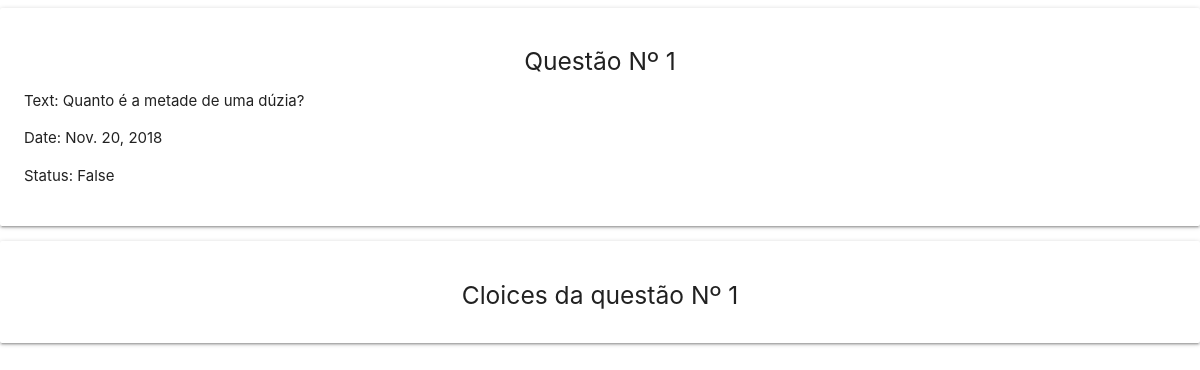
The page //question/1/ on the database its author committed.
### pools/models.py (models this page shows, shortened)
class Question(models.Model):
    quest_text = models.CharField(max_length=255)
    closed = models.BooleanField()
    pub_date = models.DateField()

### pools/views.py (the view)
# urls.py: path('/question/<int:question_id>/', views.exibir_question, name = 'question'),
def exibir_question(request, question_id):
    question = Question.objects.get(id = question_id)
    choices = Choice.objects.filter(question__id = question_id)
    return render(request,
                   'question.html',
                  {'question' : question,
                   'choices' : choices})

### pools/templates/question.html (shortened to what this page needs)
<!DOCTYPE html>
<html lang="en">
<head>
    <link rel="stylesheet" href="https://cdnjs.cloudflare.com/ajax/libs/materialize/1.0.0/css/materialize.min.css">
</head>
<body>
    <div class="col s12 m8">
        <div class="card-panel">
            <center>
                <h5>Questão Nº {{ question.id }}</h5>
            </center>
            <p> Text: {{ question.quest_text }} </p>
            <p> Date: {{ question.pub_date }} </p>
            <p> Status: {{ question.closed }} </p>
    </div>
        <center class="card-panel">
            <h5>Cloices da questão Nº {{ question.id }}</h5>
        </center>
    </div>
</body>
</html>

### rows shown on the page
Question: id "1", quest_text "Quanto é a metade de uma dúzia?", pub_date "Nov. 20, 2018", closed "False"
